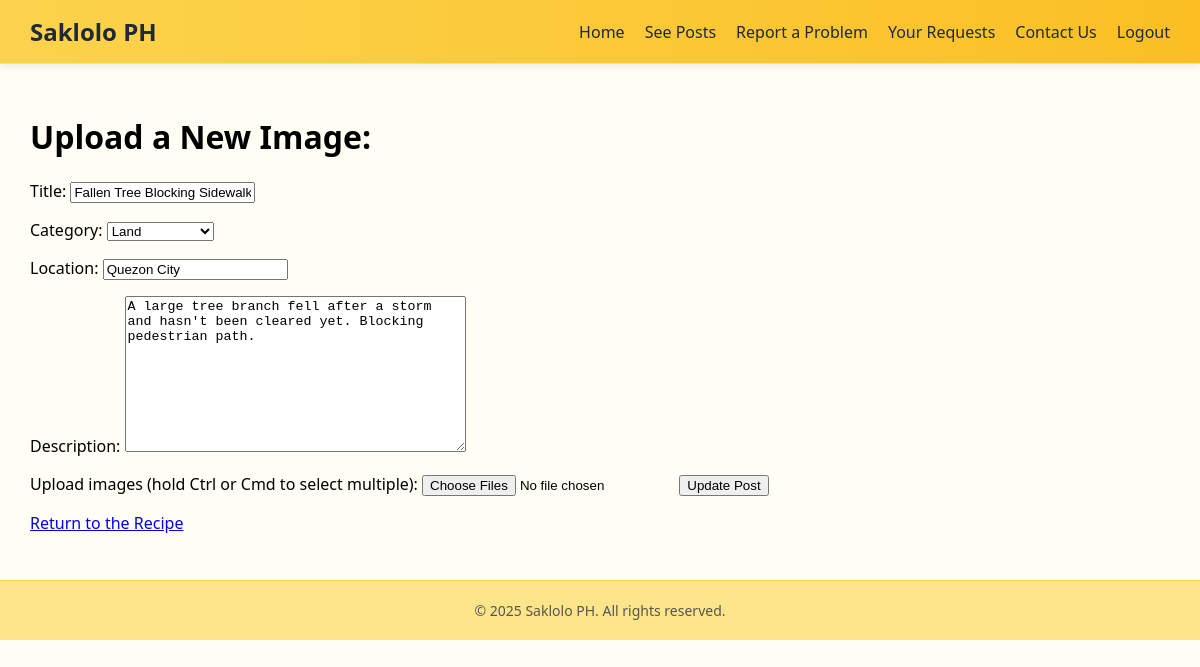
Page /post/9/update (signed in) on the committed database.
### report/models.py (models this page shows, shortened)
class Post(models.Model):
    user = models.ForeignKey(User, on_delete=models.CASCADE)
    title = models.CharField(max_length=255)
    category = models.CharField(max_length=20, choices=CATEGORY_CHOICES)
    location = models.CharField(max_length=255)
    date = models.DateTimeField(auto_now_add=True)
    description = models.TextField()
    upvotes = models.IntegerField(default=0)
    downvotes = models.IntegerField(default=0)

### report/views.py (the view, shortened to what this page needs)
# urls.py: path('post/<int:pk>/update', PostUpdateView.as_view(), name='post_update'),
class PostUpdateView(LoginRequiredMixin, UpdateView):
    model = Post
    template_name = "post_update.html"
    form_class = PostForm
    def get_context_data(self, **kwargs):
        ctx = super().get_context_data(**kwargs)
        ctx['post_image_form'] = PostImageForm()
        return ctx

### report/forms.py
class PostForm(forms.ModelForm):
    class Meta:
        model = Post
        fields = ['title', 'category', 'location', 'description']

class PostImageForm(forms.ModelForm):
    class Meta:
        model = PostImage
        fields = ['image', 'description']

### templates/post_update.html (shortened to what this page needs)
{% extends 'base.html' %}
{% load static %}
{% block content %}
<h1> Upload a New Image: </h1>
<form method="POST" enctype="multipart/form-data">
    {{ form.as_p }}
    <label for="id_image">Upload images (hold Ctrl or Cmd to select multiple):</label>
    <input type="file" name="image" id="id_image" multiple>
    <button type="submit">Update Post</button>
</form>
<p> <a href="{% url 'report:post_detail' recipe.pk %}"> Return to the Recipe </a> </p>
{% endblock %}

### templates/base.html (style rules this page uses)
body { margin: 0; font-family: 'Segoe UI', Tahoma, Geneva, Verdana, sans-serif; background-color: #fffef4; }

### rows in the picture
Post: title "Fallen Tree Blocking Sidewalk", category "Land", location "Quezon City", description "A large tree branch fell after a storm and hasn't been cleared yet. Blocking pedestrian path."
